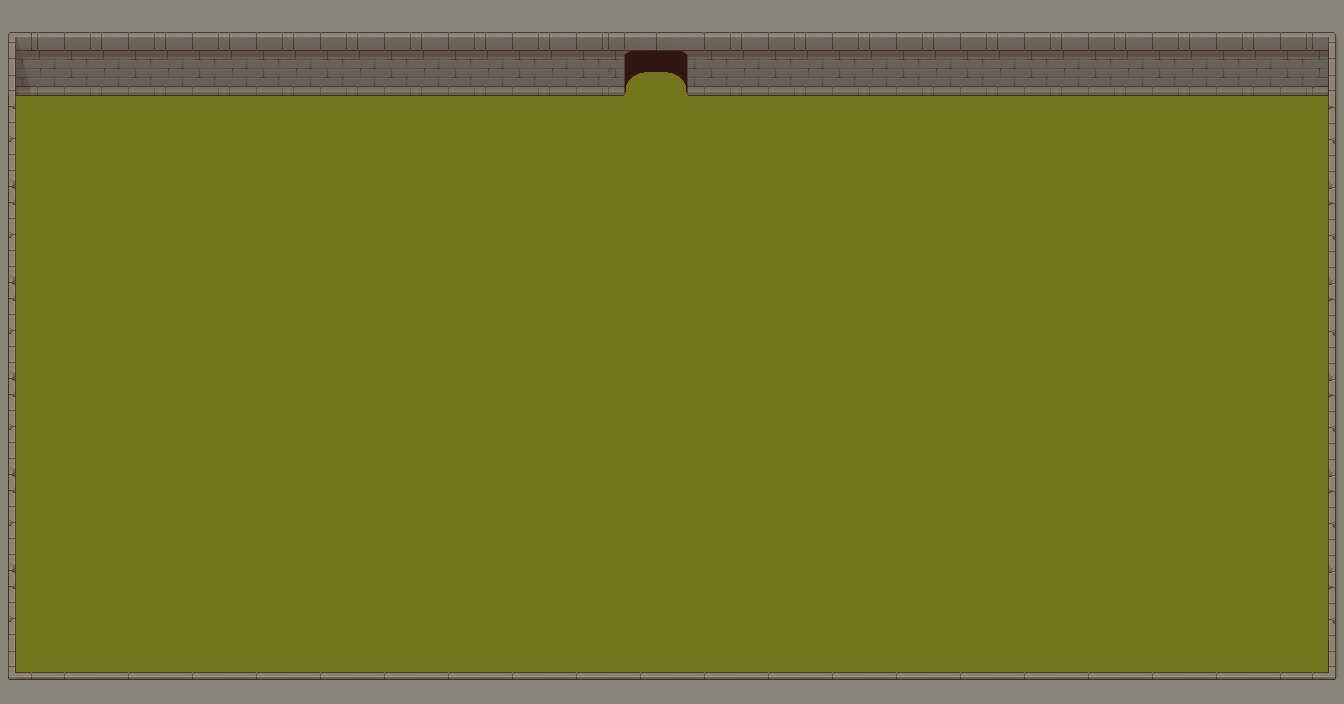

Tiled map render using the project's own tile images. Description and the map definition, with tile-layer contents summarised, below:
An orthogonal 42x22 tile map with 32x32 px tiles, 5 tile layers (Ground, Shadows, BackWalls, Walls, ...).

<map version="1.5" tiledversion="1.7.2" orientation="orthogonal" renderorder="left-up" width="42" height="22" tilewidth="32" tileheight="32" infinite="0" nextlayerid="8" nextobjectid="1">
 <editorsettings>
  <export target="TankMap01.lua" format="lua" />
 </editorsettings>
 <tileset firstgid="1" name="Tilemap_1024x1024" tilewidth="32" tileheight="32" tilecount="1024" columns="32">
  <image source="../Images/Tilemap_1024x1024.png" width="1024" height="1024" />
 </tileset>
 <layer id="1" name="Ground" width="42" height="22">
  <properties>
   <property name="Depth" type="int" value="0" />
  </properties>
  <data>[924 cells, 924 non-empty, 2 distinct tile ids]</data>
 </layer>
 <layer id="7" name="Shadows" width="42" height="22">
  <properties>
   <property name="Depth" type="int" value="0" />
  </properties>
  <data>[924 cells, 6 non-empty, 6 distinct tile ids]</data>
 </layer>
 <layer id="6" name="BackWalls" width="42" height="22">
  <properties>
   <property name="Depth" type="int" value="0" />
  </properties>
  <data>[924 cells, 124 non-empty, 3 distinct tile ids]</data>
 </layer>
 <layer id="2" name="Walls" width="42" height="22">
  <properties>
   <property name="Depth" type="int" value="0" />
  </properties>
  <data>[924 cells, 164 non-empty, 28 distinct tile ids]</data>
 </layer>
 <layer id="4" name="Archs" width="42" height="22">
  <properties>
   <property name="Depth" type="int" value="0" />
  </properties>
  <data>[924 cells, 3 non-empty, 3 distinct tile ids]</data>
 </layer>
</map>
